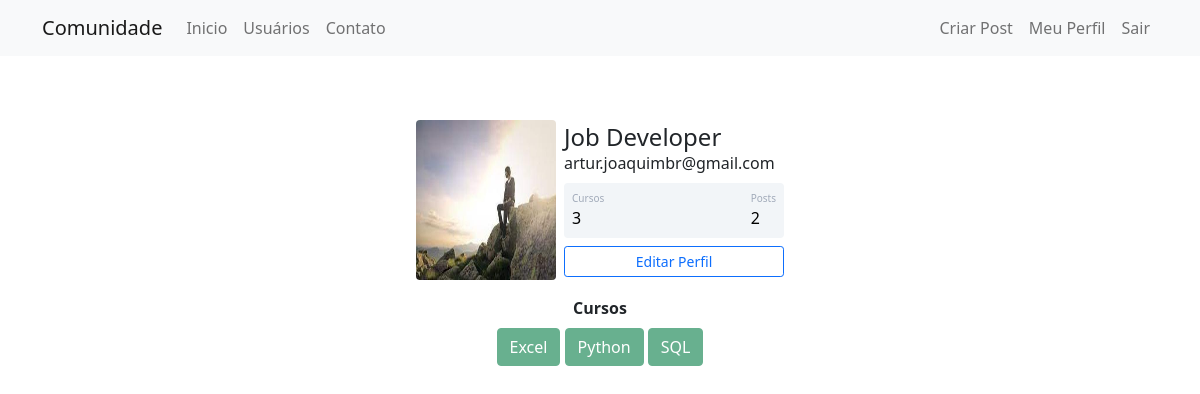
Page /perfil (signed in) on the earlier database version.
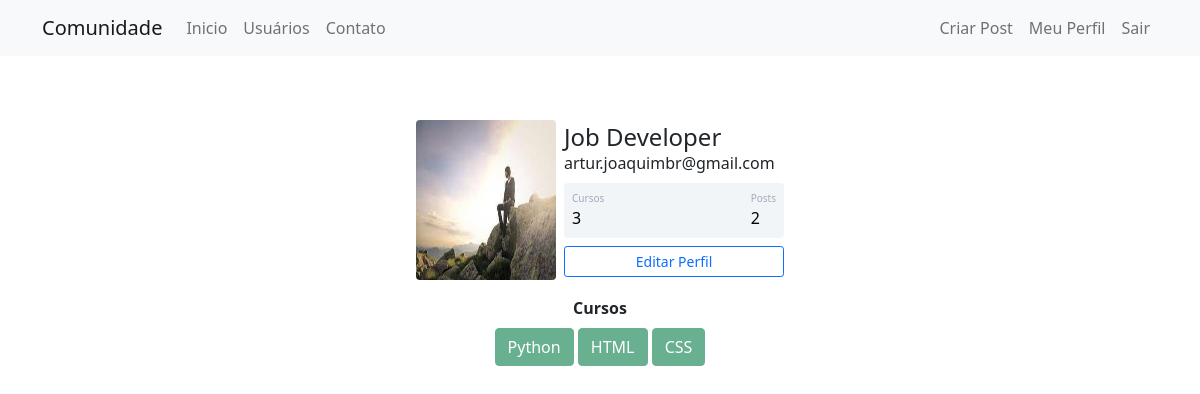
Same page on the later database version.
### comunidade/routes.py (the view)
@app.route('/perfil')
@login_required
def meu_perfil():
    foto_perfil = url_for('static', filename=f'fotos_perfil/{current_user.foto_perfil}')
    return render_template('meuperfil.html', foto_perfil=foto_perfil)

### comunidade/models.py (called while the page is built)
@login_manager.user_loader
def carregar_usuario(user_id):
    return Usuario.query.get(int(user_id))

    def contar_posts(self):
        return len(self.posts)

### comunidade/templates/meuperfil.html (shortened to what this page needs)
{% extends 'base.html' %}
{% block body %}
    <div class="container mt-5 d-flex justify-content-center">
        <div class="card p-3">
            <div class="d-flex align-items-center">
                <div class="image me-2"> <img src='{{ foto_perfil }}' class="rounded" width="140" height="160"> </div>
                <div class="ml-3 w-100">
                    <h4 class="mb-0 mt-0">{{current_user.username}}</h4> <span>{{current_user.email}}</span>
                    <div class="p-2 mt-2 bg-primary d-flex justify-content-between rounded text-white stats">
                        {% if current_user.cursos != 'Não informado' %}
                            {% if current_user.cursos %}
                                <div class="d-flex flex-column"> <span class="articles">Cursos</span> <span class="number1">{{ current_user.cursos.split(';')|length }}</span> </div>
                            {% else %}
                                <div class="d-flex flex-column"> <span class="articles">Cursos</span> <span class="number1">0</span> </div>
                            {% endif %}
                        {% else %}
                            <div class="d-flex flex-column"> <span class="articles">Cursos</span> <span class="number1">0</span> </div>
                        {% endif %}
                        <div class="d-flex flex-column"> <span class="rating">Posts</span> <span class="number3">{{ current_user.contar_posts() }}</span> </div>
                    </div>
                    <div class="button mt-2 d-flex flex-row align-items-center">
                        <a class="w-100" href="{{ url_for('editar_perfil') }}">
                            <button class="btn btn-sm btn-outline-primary w-100">Editar Perfil</button>
                        </a>
                    </div>
                </div>
            </div>
        </div>
    </div>
    <div class="row justify-content-center">
        <div class="col col-4" style="text-align: center">
            <strong>Cursos</strong><br>
            {% if not current_user.cursos %}
                <button type="button" class="btn btn-success" disabled>Nada informado</button>
            {% else %}
                {% for curso in current_user.cursos.split(';') %}
                    <button type="button" class="btn btn-success mt-2" disabled>{{ curso }}</button>
                {% endfor %}
            {% endif %}
        </div>
    </div>
{% endblock %}

Differences in the rows shown:
changed Usuario "Job Developer": cursos "Excel;Python;SQL" → "Python;HTML;CSS" (drawn)
Other differences:
new list line: "HTML"
new list line: "CSS"
list line gone: "Excel"
list line gone: "SQL"
